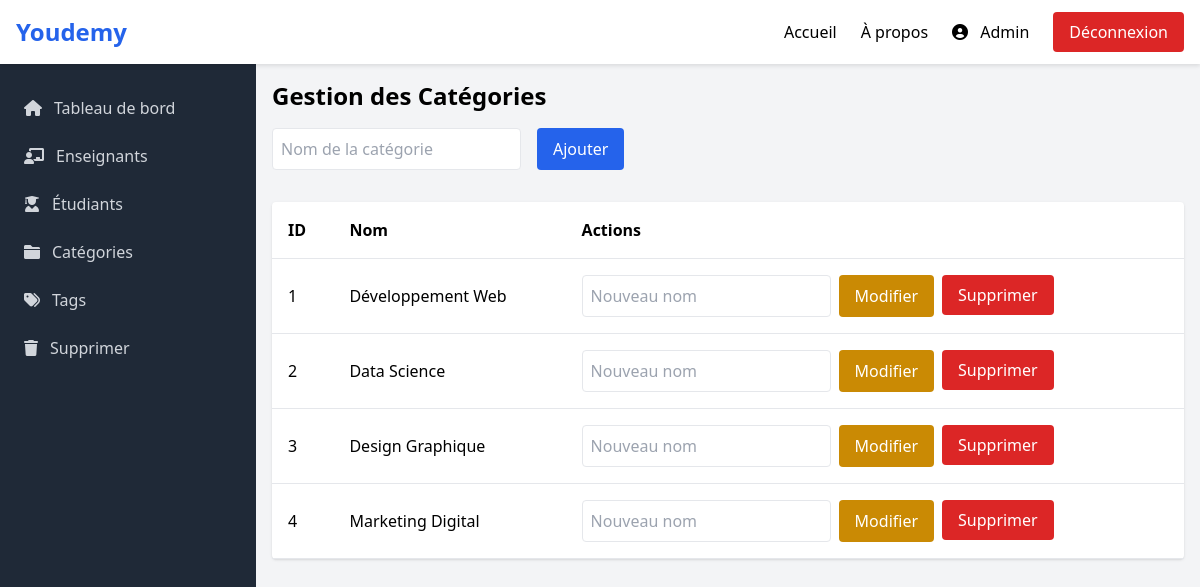
Screenshot of /Views/users/admin/categories.php (signed in) with the database file from the repository.
### tables this page shows
CREATE TABLE Categorie (
    id INT AUTO_INCREMENT PRIMARY KEY,
    nom VARCHAR(250) NOT NULL
);

### Views/users/admin/categories.php (the view, shortened to what this page needs)
<?php
$db = new Database();
$conn = $db->connect();
$categories = $conn->query("SELECT * FROM Categorie")->fetchAll(PDO::FETCH_ASSOC);
?>
<!DOCTYPE html>
<html lang="fr">
<head>
    <script src="https://cdn.tailwindcss.com"></script>
    <link rel="stylesheet" href="https://cdnjs.cloudflare.com/ajax/libs/font-awesome/6.0.0/css/all.min.css">
</head>
<body class="bg-gray-100">
    <header class="navbar">
        <div class="max-w-full mx-auto px-4 py-3 flex justify-between items-center">
            <a href="../../Views/index.php" class="text-2xl font-bold text-blue-600">Youdemy</a>
            <nav class="hidden md:flex items-center gap-6">
                <a href="../../index.php" class="hover:text-blue-600">Accueil</a>
                <a href="../../index.php" class="hover:text-blue-600">À propos</a>
                <a href="#admin" class="hover:text-blue-600">
                    <i class="fas fa-user-circle"></i>
                    <span class="ml-2">Admin</span>
                </a>
                <a href="../../auth/logout.php" class="bg-red-600 hover:bg-red-700 text-white px-4 py-2 rounded">
                    Déconnexion
                </a>
            </nav>
        </div>
    </header>
    <aside class="sidebar">
        <nav class="mt-5 px-2">
            <a href="dashboard.php" class="group flex items-center px-4 py-3 text-gray-300 hover:bg-gray-700 rounded-md">
                <i class="fas fa-home mr-3"></i> Tableau de bord
            </a>
            <a href="Enseignant.php" class="group flex items-center px-4 py-3 text-gray-300 hover:bg-gray-700 rounded-md">
                <i class="fas fa-chalkboard-teacher mr-3"></i> Enseignants
            </a>
            <a href="Etudiant.php" class="group flex items-center px-4 py-3 text-gray-300 hover:bg-gray-700 rounded-md">
                <i class="fas fa-user-graduate mr-3"></i> Étudiants
            </a>
            <a href="categories.php" class="group flex items-center px-4 py-3 text-gray-300 hover:bg-gray-700 rounded-md">
                <i class="fas fa-folder mr-3"></i> Catégories
            </a>
            <a href="tags.php" class="group flex items-center px-4 py-3 text-gray-300 hover:bg-gray-700 rounded-md">
                <i class="fas fa-tags mr-3"></i> Tags
            </a>
            <a href="supprimer.php" class="group flex items-center px-4 py-3 text-gray-300 hover:bg-gray-700 rounded-md">
                <i class="fas fa-trash mr-3"></i> Supprimer
            </a>
        </nav>
    </aside>
    <div class="main-content">
        <h1 class="text-2xl font-bold mb-4">Gestion des Catégories</h1>
        <form method="POST" class="mb-8">
            <div class="flex gap-4">
                <input type="text" name="category_name" placeholder="Nom de la catégorie" class="p-2 border rounded" required>
                <button type="submit" name="add_category" class="bg-blue-600 text-white px-4 py-2 rounded">Ajouter</button>
            </div>
        </form>
        <table class="w-full bg-white shadow rounded">
            <thead>
                <tr class="border-b">
                    <th class="p-4 text-left">ID</th>
                    <th class="p-4 text-left">Nom</th>
                    <th class="p-4 text-left">Actions</th>
                </tr>
            </thead>
            <tbody>
                <?php foreach ($categories as $categorie): ?>
                    <tr class="border-b">
                        <td class="p-4"><?php echo htmlspecialchars($categorie['id']); ?></td>
                        <td class="p-4"><?php echo htmlspecialchars($categorie['nom']); ?></td>
                        <td class="p-4 flex gap-2">
                            <form method="POST" class="flex gap-2">
                                <input type="text" name="new_category_name" placeholder="Nouveau nom" class="p-2 border rounded" required>
                                <button type="submit" name="edit_category" class="bg-yellow-600 text-white px-4 py-2 rounded">Modifier</button>
                            </form>
                            <form method="POST" onsubmit="return confirm('Êtes-vous sûr de vouloir supprimer cette catégorie ?');">
                                <button type="submit" name="delete_category" class="bg-red-600 text-white px-4 py-2 rounded">Supprimer</button>
                            </form>
                        </td>
                    </tr>
                <?php endforeach; ?>
            </tbody>
        </table>
    </div>
</body>
</html>

### Views/users/admin/categories.php (style rules this page uses)
.navbar { position: fixed; top: 0; left: 0; right: 0; z-index: 1000; height: 64px; background-color: white; box-shadow: 0 2px 4px rgba(0, 0, 0, 0.1); }
.sidebar { position: fixed; top: 64px; left: 0; bottom: 0; width: 256px; z-index: 999; background-color: #1f2937; color: white; }
.main-content { margin-top: 64px; margin-left: 256px; padding: 1rem; }

### rows the page displays
categorie: id "1", nom "Développement Web"
categorie: id "2", nom "Data Science"
categorie: id "3", nom "Design Graphique"
categorie: id "4", nom "Marketing Digital"
